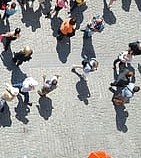
#> input picture images/a.jpg, 141 x 158 px
$ python frameDetect.py
#> lines starting #> are read from the running program, lines starting #| are printed output that depends on the picture; after the words box and inside, x2 and y2 are one past the last pixel; in counts of white or black regions, pixels touching at a corner belong together
import cv2
import numpy as np


aranan_resim = cv2.imread('images/a.jpg')
#> aranan_resim is the input picture: shape (158, 141, 3); mean B, G, R 157.1, 159.5, 159.7
cv2.imshow("Original Template", aranan_resim)
cv2.waitKey(0)


height, width = aranan_resim.shape[:2]
#> height = 158; width = 141

aranilan_resim_org = cv2.imread('images/aa.jpg')
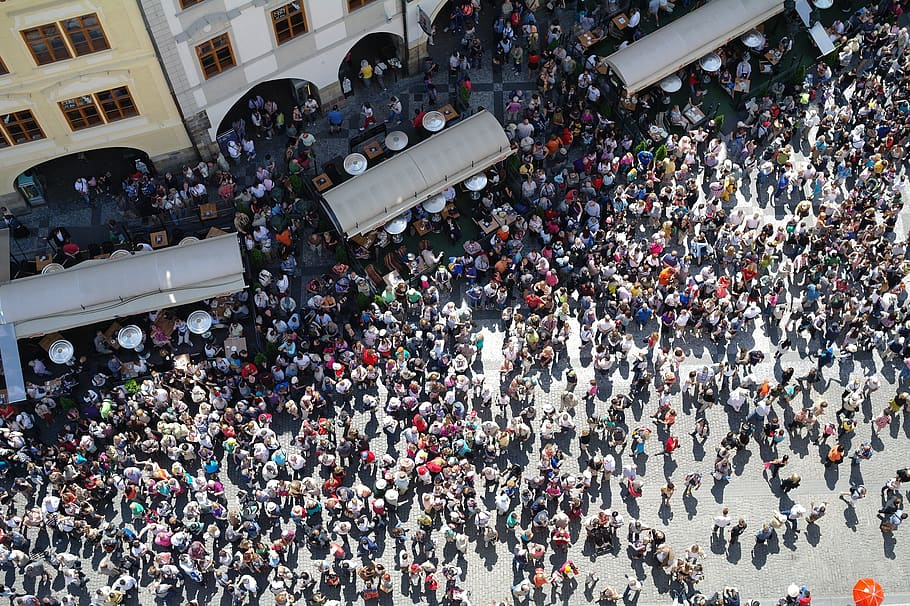
#> input picture images/aa.jpg, 910 x 606 px
#> aranilan_resim_org is the input picture: shape (606, 910, 3); mean B, G, R 105.8, 102.1, 103.8
cv2.imshow("Original Image", aranilan_resim_org)
cv2.waitKey(0)


gray_template = cv2.cvtColor(aranan_resim, cv2.COLOR_BGR2GRAY)
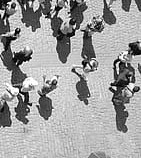
#> gray_template: shape (158, 141); min 0, max 255, mean 159.3
gray_original = cv2.cvtColor(aranilan_resim_org, cv2.COLOR_BGR2GRAY)
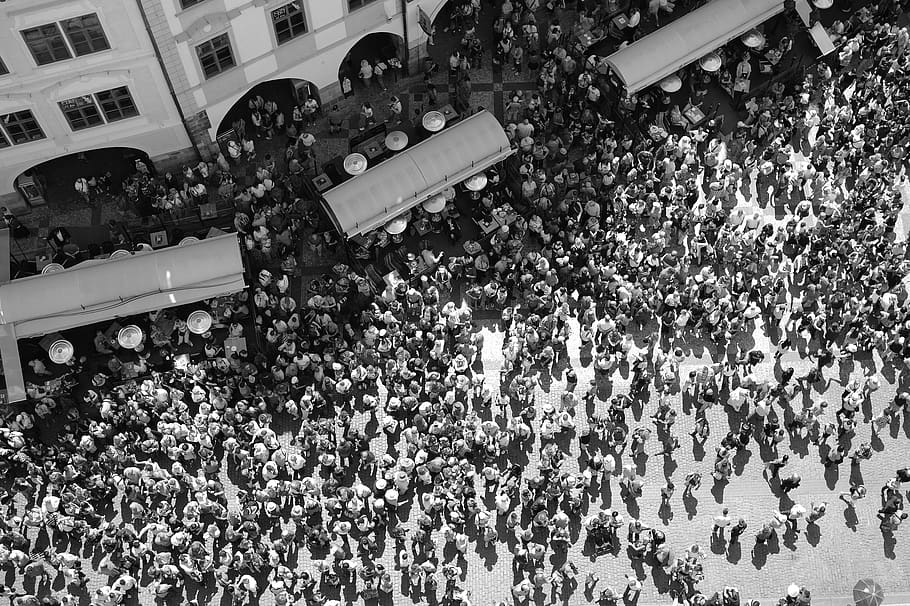
#> gray_original: shape (606, 910); min 0, max 255, mean 103


match = cv2.matchTemplate(gray_original, gray_template, cv2.TM_CCOEFF)
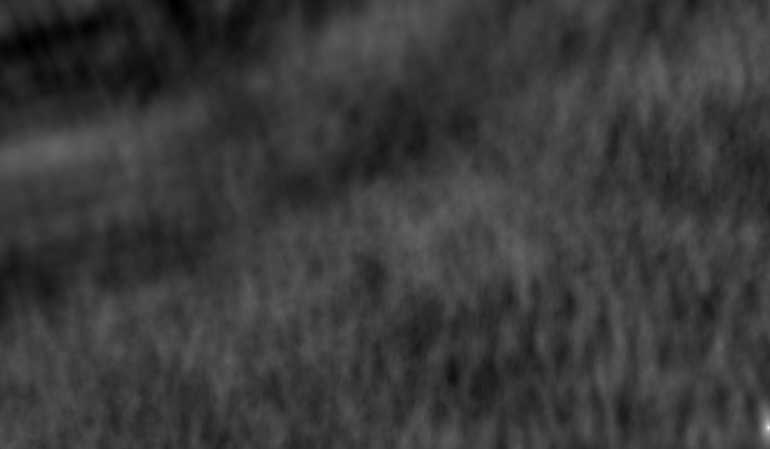
#> match: shape (449, 770) float32; min -24869498, max 92033152, mean 1875565.1; drawn with min black and max white
min_val, max_val, min_loc, max_loc = cv2.minMaxLoc(match)
#> min_val = -24869498; max_val = 92033152; min_loc = (175, 0); max_loc = (768, 427)


top_left = max_loc
#> top_left = (768, 427)
bottom_right = (top_left[0]+height, top_left[1]+width)
#> bottom_right = (926, 568)
cv2.rectangle(aranilan_resim_org, top_left, bottom_right, (0,0,255), 5)
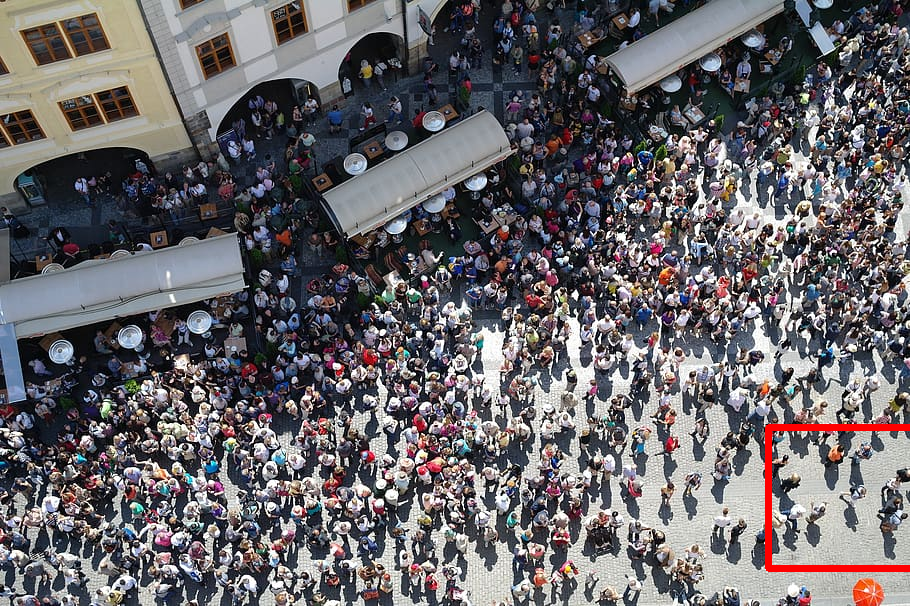
#> aranilan_resim_org: shape (606, 910, 3); 0.54% of pixels changed, all inside (x1, y1, x2, y2) = (765, 424, 910, 572)

cv2.imshow("Bulunan Kare", aranilan_resim_org)
cv2.waitKey(0)

cv2.destroyAllWindows()
